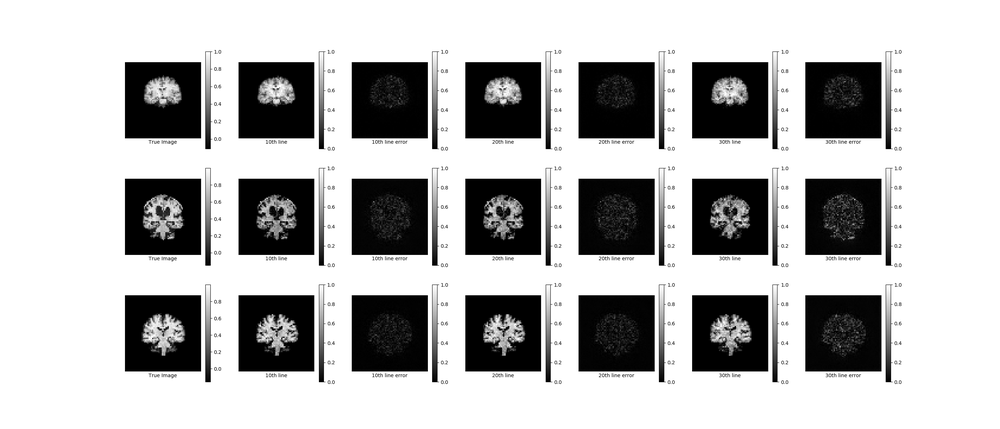
#> input picture brains.png, 1000 x 429 px, shrunk from 2800 x 1200 before the run
$ python -i motion.py   (imports and definitions only)
#> lines starting #> are read from the running program, lines starting #| are printed output that depends on the picture
import matplotlib.pyplot as plt
import matplotlib.gridspec as gridspec

import skimage.segmentation
import scipy.ndimage as ndimage
import scipy.signal as signal

import numpy as np
import cv2

# Induce horizontal translation, within a slice
# [71 lines left out: functions add_horiz_translation, plot_horiz_trans, add_rotation, plot_rotation, add_rotation_and_translation, not called in this run]

def get_pixels_to_fill(sl,angle,num_pix):
    blank = np.zeros(sl.shape)
    blank_rotate = ndimage.rotate(blank, angle, reshape=False, cval=1)
    blank_moved = ndimage.interpolation.shift(blank_rotate, [0,-num_pix], cval=1)
    return blank_moved

# Induce a rotation and a horizontal translation, within a slice, and fill it in
def add_filled_rotation_and_translation(sl,angle,num_pix,k_line,return_k=False):
    # Move and segment image
    sl_rotate = ndimage.rotate(sl, angle, reshape=False)
    sl_moved = ndimage.interpolation.shift(sl_rotate, [0,-num_pix])
    seg = get_pixels_to_fill(sl,angle,num_pix)

    # In-paint slid part of image
    sl_filled = cv2.inpaint(sl_moved.astype(np.uint16),seg.astype(np.uint8),3,cv2.INPAINT_TELEA)

    # Combine k-space representations
    sl_k = np.fft.fftshift(np.fft.fft2(sl))
    sl_k_filled = np.fft.fftshift(np.fft.fft2(sl_filled))
    sl_k_combined = sl_k
    sl_k_combined[:,:k_line] = sl_k_filled[:,:k_line]
    sl_motion = np.fft.ifft2(np.fft.ifftshift(sl_k_combined))

    if(return_k):
        return sl_filled, sl_motion, sl_k_combined
    else:
        return sl_filled, sl_motion

def plot_filled_motion(img):
    fig,axes = plt.subplots( 4,4, figsize=[12,12] )
    numdegs = [0,5,10,20]
    numpixs = [0,5,10, 15]
    klines = [90,120,150,180]
    for i,iax in enumerate( axes.flatten() ):
        r = i%4
        c = int((i-r)/4)
        this_img = add_filled_rotation_and_translation(img,numdegs[r],numpixs[r],klines[c])[1]
        iax.imshow(np.real(this_img),cmap='gray', interpolation='nearest')
        iax.set_yticks([])
        iax.set_xticks([])
        if(r==0):
            iax.set_ylabel('k-space boundary: '+str(klines[c]))
        if(c==3):
            iax.set_xlabel(str(numpixs[r])+'-px, '+str(numdegs[r])+'-degree')
    fig.show()

# Induce translation, through multiple slices
# [36 lines left out: functions add_oop_horiz_translation, plot_oop_horiz_trans, add_next_frame, not called in this run]

>>> import cv2
>>> picture = cv2.imread('../brains.png', cv2.IMREAD_GRAYSCALE)
#> picture is the input picture: shape (429, 1000); min 0, max 255, mean 183.1
>>> result = plot_filled_motion(picture)
#> the loop in plot_filled_motion, `for i,iax in enumerate( axes.flatten() ):` made 16 passes
#> pass 2, in add_filled_rotation_and_translation (call 2), `sl_rotate = ndimage.rotate(sl, angle, reshape=False)`:
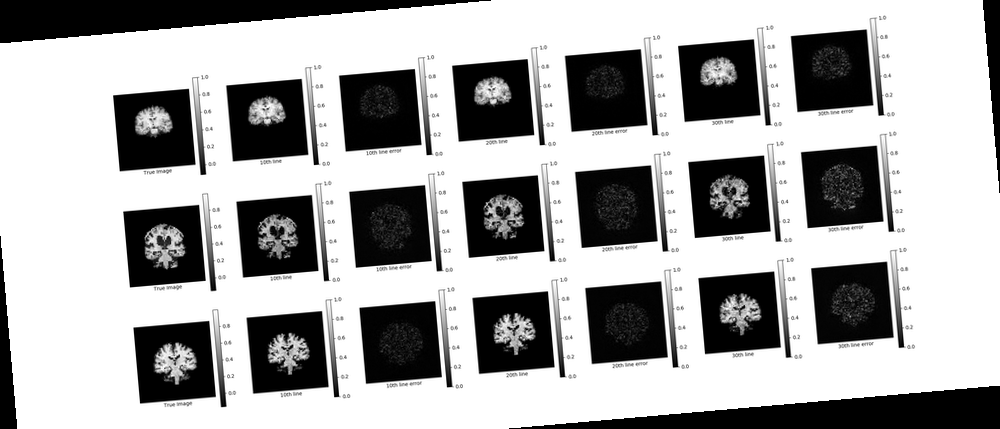
#> sl_rotate: shape (429, 1000); min 0, max 255, mean 168.2
#> pass 2, in add_filled_rotation_and_translation (call 2), `sl_moved = ndimage.interpolation.shift(sl_rotate, [0,-num_pix])`:
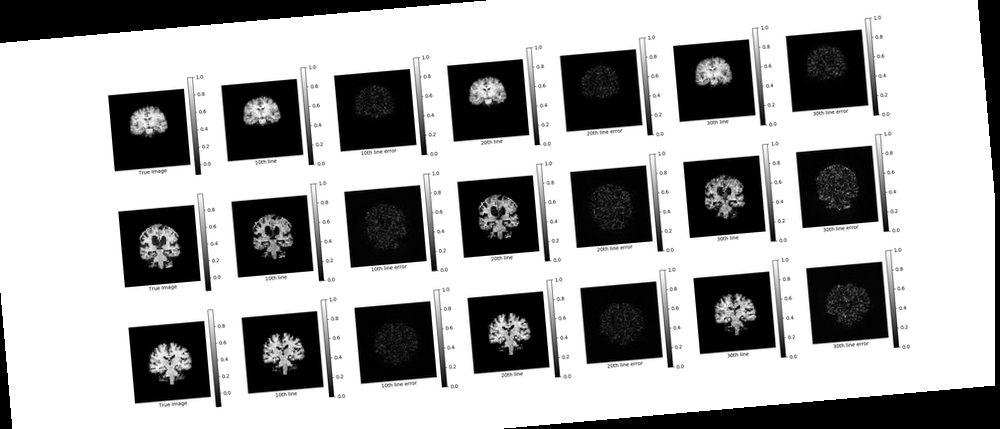
#> sl_moved: shape (429, 1000); min 0, max 255, mean 167.6
#> in plot_filled_motion, `fig.show()`:
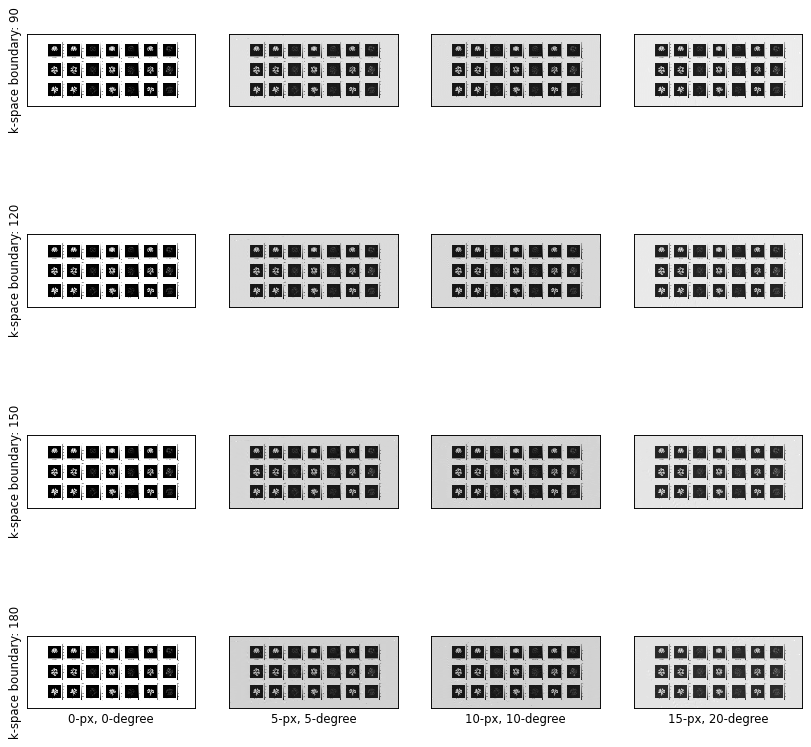
#> figure drawn by matplotlib, 16 panels
